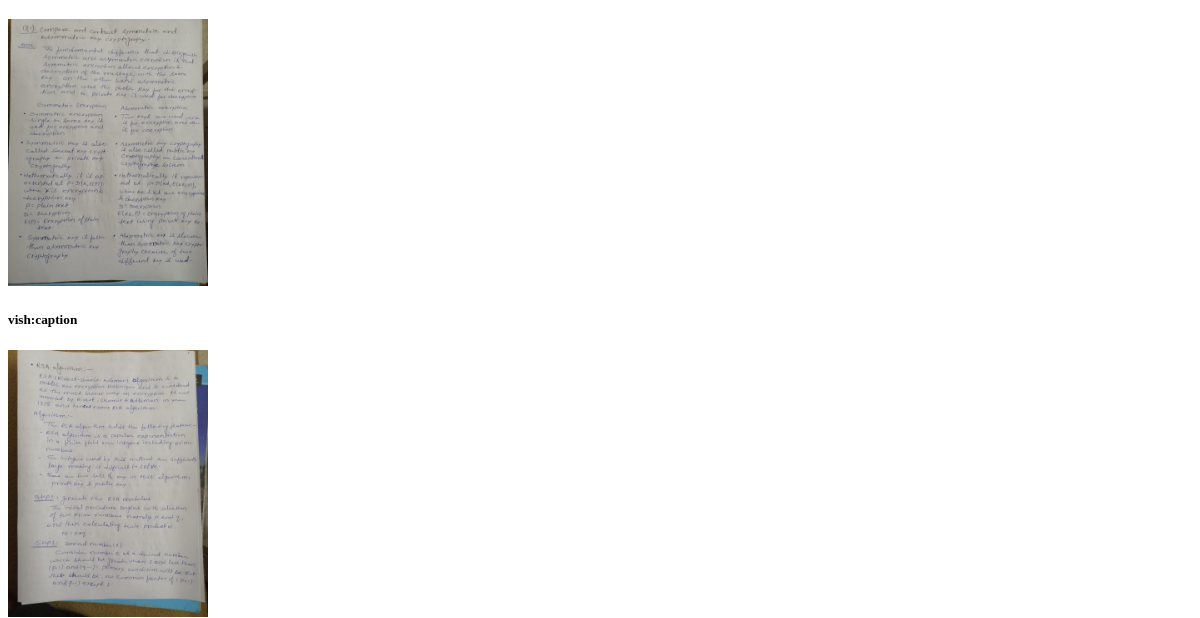
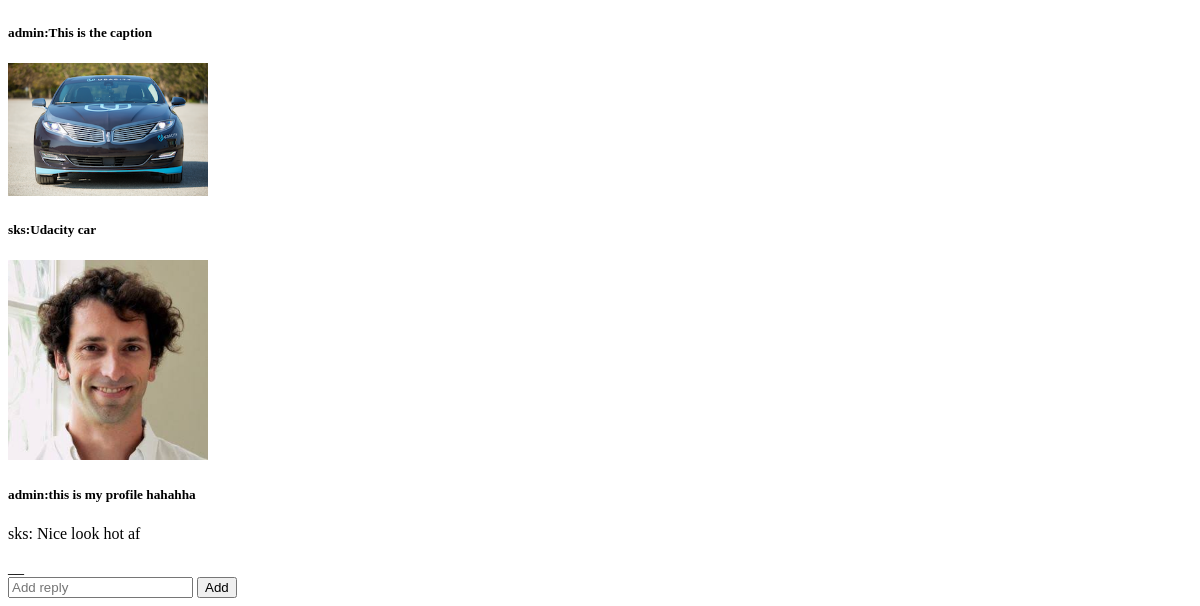
/ (lower part), run on an earlier commit of the app's database (2 pictures, top to bottom).
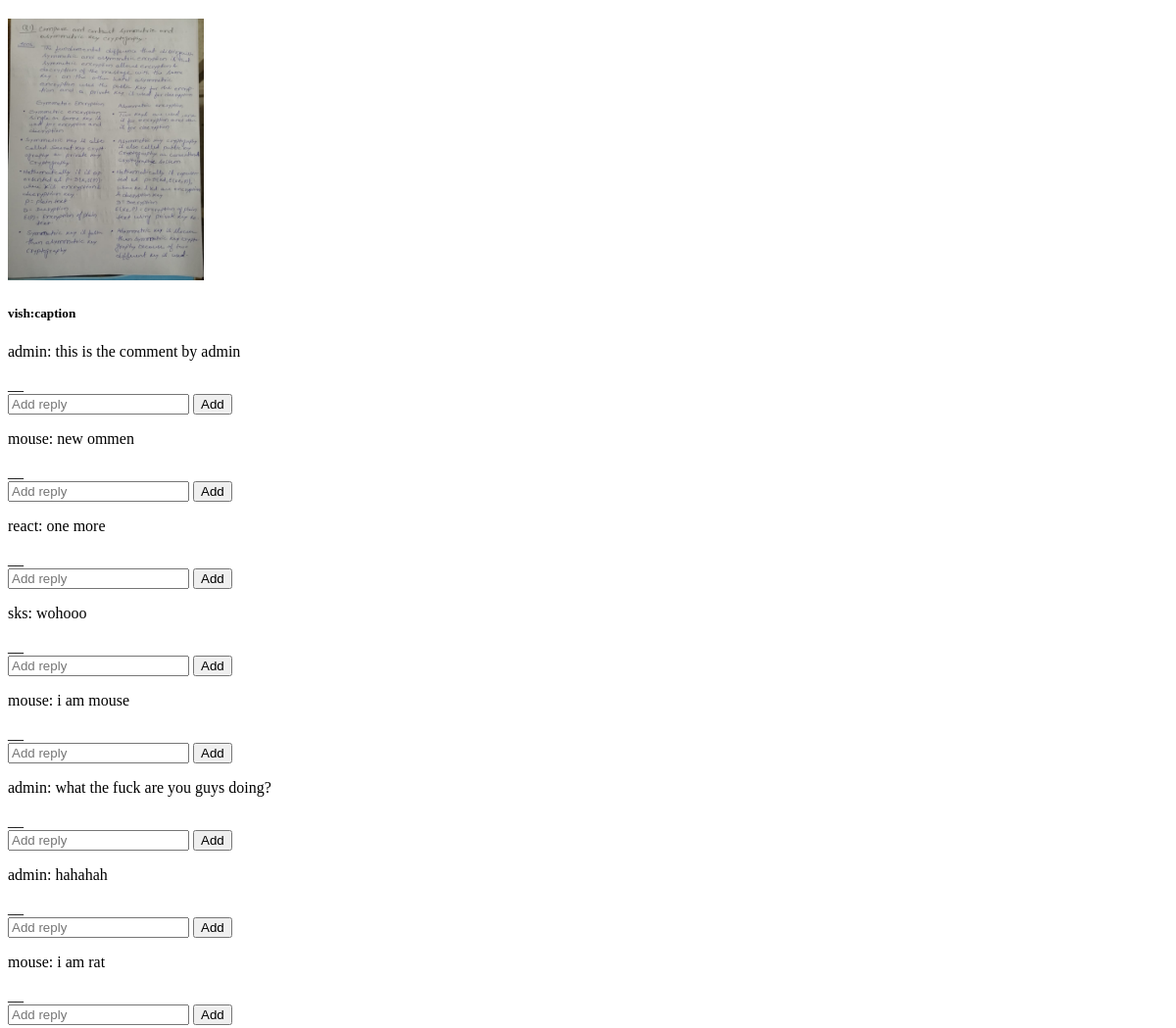
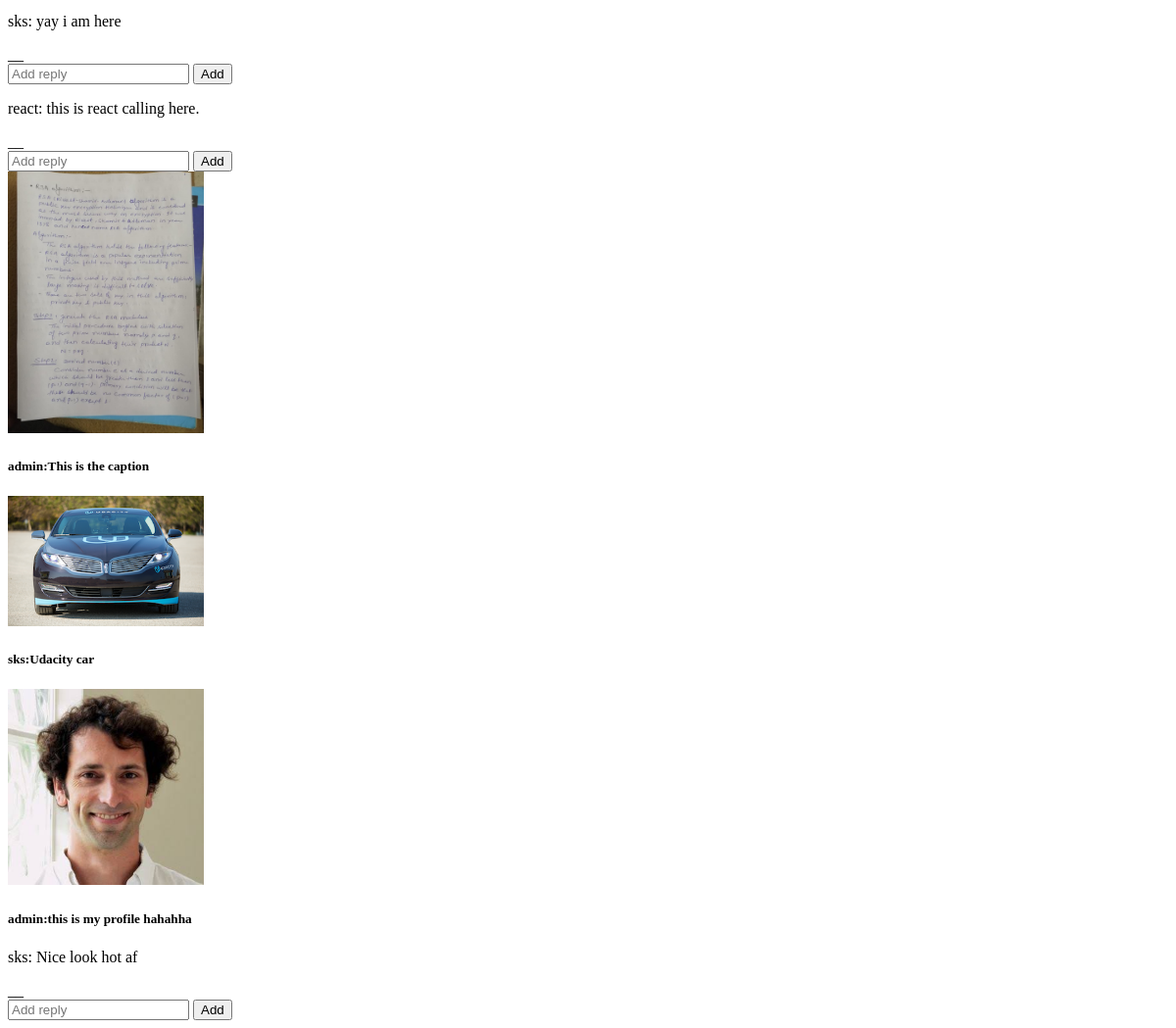
And on a later commit of the database (2 pictures, top to bottom).
### posts/models.py (models this page shows, shortened)
class Post(models.Model):
    user = models.ForeignKey(settings.AUTH_USER_MODEL, on_delete=models.CASCADE)
    image = models.ImageField(upload_to=upload_location)
    caption = models.CharField(max_length = 250)
    timestamp = models.DateTimeField(auto_now=False,auto_now_add=True)
    updated = models.DateTimeField(auto_now=True, auto_now_add=False)
    class Meta:
        ordering=['-timestamp']

### comments/models.py (models this page shows, shortened)
class Comment(models.Model):
    post = models.ForeignKey(Post,on_delete = models.CASCADE)
    user = models.ForeignKey(settings.AUTH_USER_MODEL,on_delete=models.CASCADE)
    text = models.TextField()
    timestamp = models.DateTimeField(auto_now=False, auto_now_add=True)

### posts/views.py (the view)
# urls.py: path('',include('posts.urls')),
def posts(request):
    posts = Post.objects.all()
    context ={
        'posts':posts,
    }
    return render(request,'posts/post_list.html',context)

### posts/templates/posts/post_list.html (shortened to what this page needs)
{%extends 'posts/base.html' %}
{% block content %}
{% for post in posts %}
<img src='{{ post.image.url }}' alt='{{post.caption}}' width=200px height 200px> <br>
<h5>{{post.user.username}}:{{post.caption }}</h5>
{% for comment in post.comment_set.all %}
<p>{{comment.user.username}}: {{comment.text}}</p>
 __
 <form action = '{% url "add_reply" comment.id %}' enctype="multipart/form-data" method="POST">
    <input type="text" name = 'reply' placeholder="Add reply">
    <button type="submit">Add</button>
   </form>
{%endfor%}
{%endfor %}
{% endblock %}

### posts/templates/posts/base.html (shortened to what this page needs)
<!DOCTYPE html>
<html lang="en">
<head>
</head>
<body>
    {% block content %}
    {% endblock %}
</body>
</html>

What changed in the data, as far as the page shows it:
added Comment: user.username "admin", text "this is the comment by admin", shown under Post "caption"
added Comment: user.username "mouse", text "new ommen", shown under Post "caption"
added Comment: user.username "react", text "one more", shown under Post "caption"
added Comment: user.username "sks", text "wohooo", shown under Post "caption"
added Comment: user.username "mouse", text "i am mouse", shown under Post "caption"
added Comment: user.username "admin", text "what the fuck are you guys doing?", shown under Post "caption"
added Comment: user.username "admin", text "hahahah", shown under Post "caption"
added Comment: user.username "mouse", text "i am rat", shown under Post "caption"
added Comment: user.username "sks", text "yay i am here", shown under Post "caption"
added Comment: user.username "react", text "this is react calling here.", shown under Post "caption"
